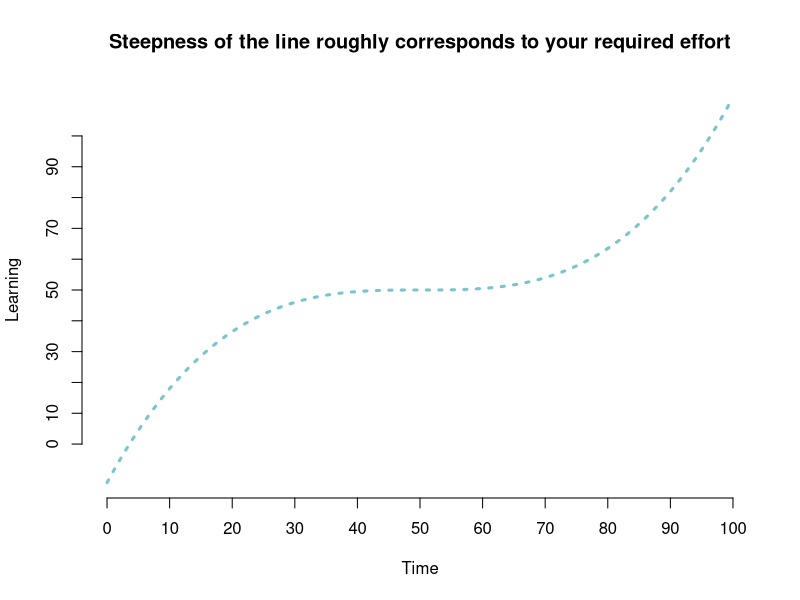

Write the R code that produced this figure. (Note: this script raises an error after producing the figure.)
## ---- chunk 1
curve(x^3, from = -50, to = 50, lty = 3, col = "cadetblue3", lwd = 3,
	axes = FALSE, xlab = "Time", ylab = "Learning", 
	main = "Steepness of the line roughly corresponds to your required effort")
axis(1, at = seq(-50, 50, 10),  labels = seq(0, 100, 10))
axis(2, at = seq(-1e5, 1e5, 2e4),  labels = seq(0, 101, 10))
## ---- chunk 2
3 + 2
## ---- chunk 3
(1/-(3/2)^2) / 2^-1/9
## ---- chunk 4
a <- 3
b <- 2
a + b
a / (a + b)
## ---- chunk 5
a <- 3
a
a <- 7
a
## ---- chunk 6
string <- "Hello world!"
logical <- TRUE
double <- 3.2587021
Integer <- 6L
## ---- chunk 7
string + double
